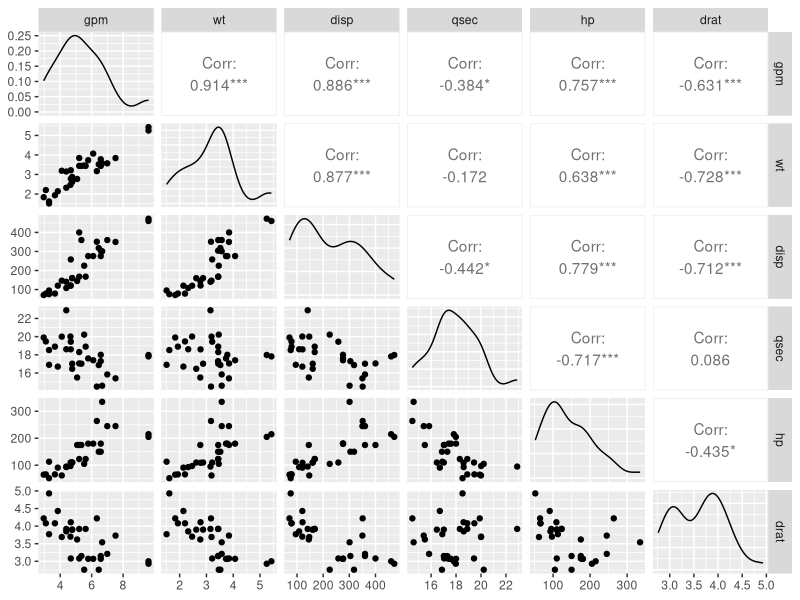
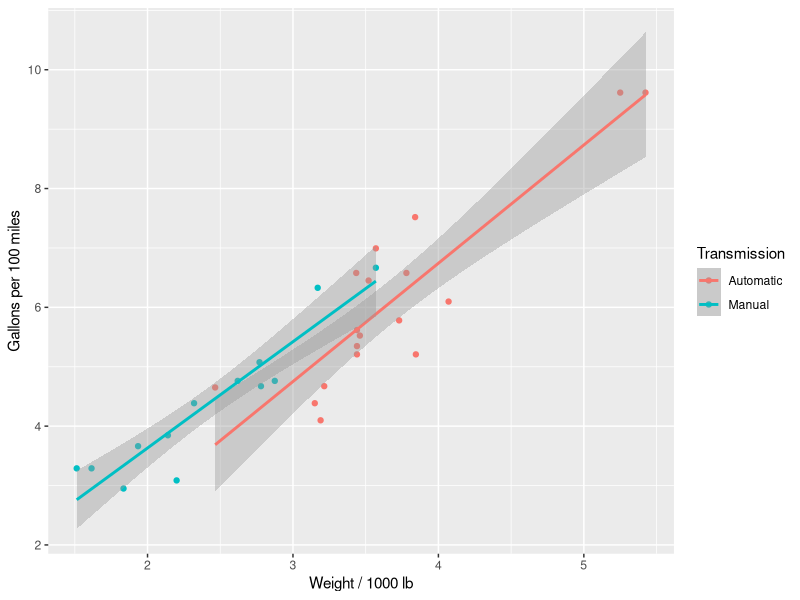
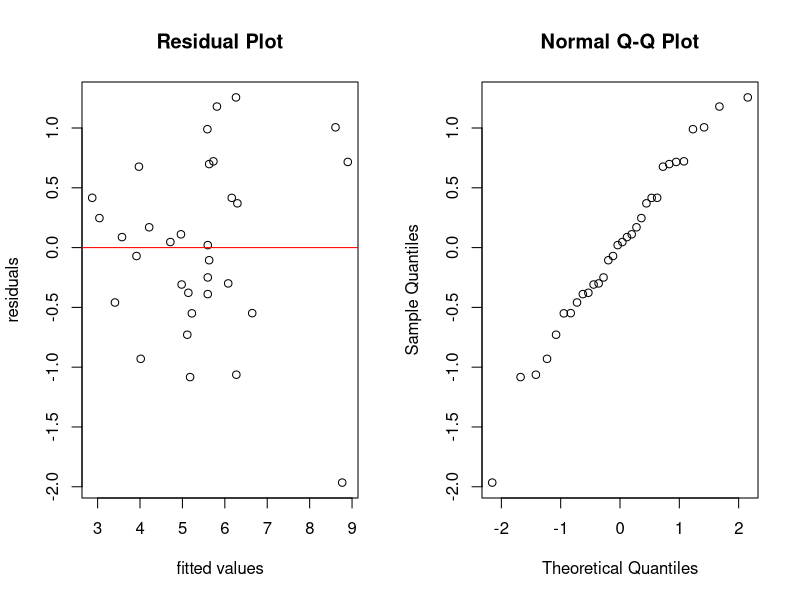
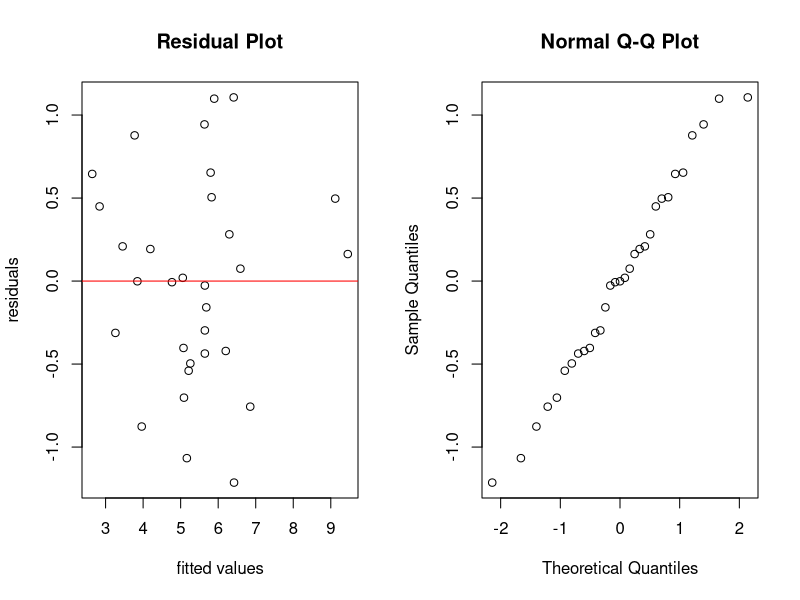

Here is the R script that generated these plots, in order:
## ---- chunk 1
library(dplyr); library(ggplot2); library(GGally)
data(mtcars)
mtcarsno<-mtcars[-17,]
## ---- chunk 2
mtcarsno$gpm<-100/mtcarsno$mpg
## ---- chunk 3
for (i in c(2,8,9,10,11)){mtcarsno[,i]=factor(mtcarsno[,i])}
fitno<-lm(gpm~factor(am)+wt+disp+qsec+hp-1,data=mtcarsno)
round(cbind(summary(fitno)$coef,confint(fitno)),3)
## ---- chunk 4
dispV<-1-summary(lm(disp~factor(am)+wt+hp+qsec,data=mtcarsno))$r.squared;
hpV<-1-summary(lm(hp~factor(am)+wt+disp+qsec,data=mtcarsno))$r.squared;
qsecV<-1-summary(lm(qsec~factor(am)+wt+disp+hp,data=mtcarsno))$r.squared;
tolerance<-data.frame(c("disp","hp","qsec"),round(c(dispV,hpV,qsecV),3))
colnames(tolerance)<-c("Predictor","VIF");tolerance
## ---- chunk 5
fitno<-lm(gpm~factor(am)+wt,data=mtcarsno)
round(cbind(summary(fitno)$coef,confint(fitno)),3)
## ---- chunk 6
#pairs(mtcars[,-c(2,5,8,9,10,11)])
ggpairs(mtcarsno[,c("gpm","wt","disp","qsec","hp","drat")])
## ---- chunk 7
library(ggplot2)

names(mtcarsno)[names(mtcarsno)=="am"] <- "Transmission"
levels(mtcarsno$Transmission)[levels(mtcarsno$Transmission)=="0"] <- "Automatic"
levels(mtcarsno$Transmission)[levels(mtcarsno$Transmission)=="1"] <- "Manual"
g<-ggplot(data=mtcarsno,aes(x=wt,y=gpm,colour=Transmission))+
        geom_point()+
        geom_smooth(method=lm)+
        labs(x = "Weight / 1000 lb",y = "Gallons per 100 miles")
g
## ---- chunk 8
mtcars$gpm<-100/mtcars$mpg
fit<-lm(gpm~factor(am)+wt,data=mtcars)
par(mfrow=c(1,2))
#plot(fit)
plot(fit$fitted.values,fit$residuals,xlab="fitted values",ylab="residuals",main="Residual Plot")
abline(0,0,col="red")
qqnorm(resid(fit))
## ---- chunk 9
par(mfrow=c(1,2))
#plot(fit)
plot(fitno$fitted.values,fitno$residuals,xlab="fitted values",ylab="residuals",main="Residual Plot")
abline(0,0,col="red")
qqnorm(resid(fitno))
